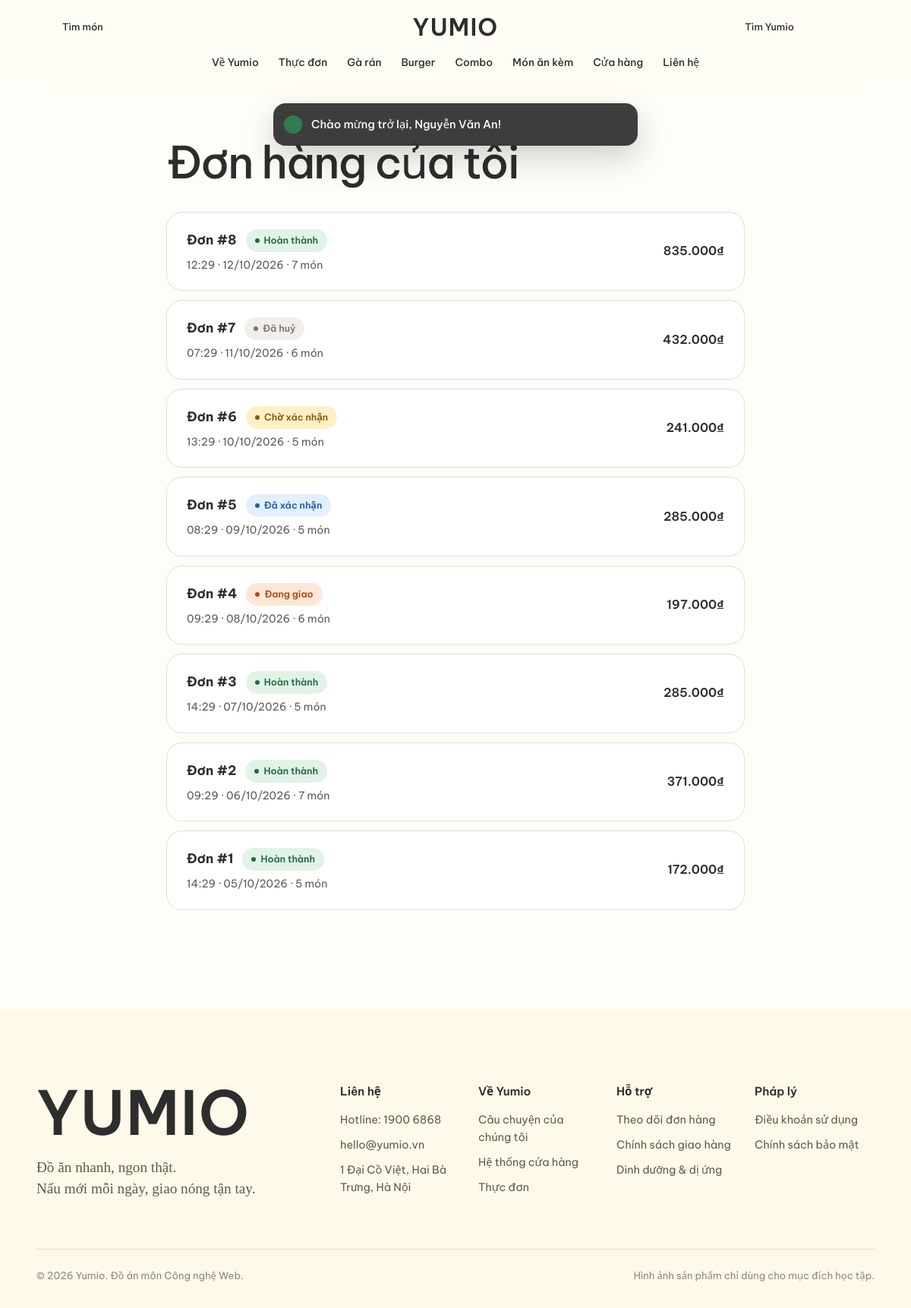
Page /orders (signed in) on the committed database.
### tables this page shows
CREATE TABLE categories (
    id          INT UNSIGNED AUTO_INCREMENT PRIMARY KEY,
    name        VARCHAR(100) NOT NULL,
    slug        VARCHAR(120) NOT NULL UNIQUE,
    description TEXT NULL,
    image       VARCHAR(255) NULL COMMENT 'Đường dẫn tính từ public/',
    color       CHAR(7) NOT NULL DEFAULT '#f9c94d' COMMENT 'Màu nền thẻ danh mục',
    sort_order  INT NOT NULL DEFAULT 0,
    created_at  TIMESTAMP NOT NULL DEFAULT CURRENT_TIMESTAMP
);

CREATE TABLE orders (
    id             INT UNSIGNED AUTO_INCREMENT PRIMARY KEY,
    user_id        INT UNSIGNED NOT NULL,
    receiver_name  VARCHAR(100) NOT NULL,
    phone          VARCHAR(20)  NOT NULL,
    address        VARCHAR(255) NOT NULL,
    note           TEXT NULL,
    subtotal       DECIMAL(12, 0) NOT NULL,
    shipping_fee   DECIMAL(12, 0) NOT NULL DEFAULT 0,
    total_amount   DECIMAL(12, 0) NOT NULL,
    payment_method ENUM('cod', 'bank') NOT NULL DEFAULT 'cod',
    status         ENUM('pending', 'confirmed', 'delivering', 'completed', 'cancelled') NOT NULL DEFAULT 'pending',
    created_at     TIMESTAMP NOT NULL DEFAULT CURRENT_TIMESTAMP,
    FOREIGN KEY (user_id) REFERENCES users(id) ON DELETE CASCADE
);

### app/Core/Controller.php (called while the page is built, shortened)
<?php
abstract class Controller
{
    protected function view(string $view, array $data = [], ?string $layout = 'main'): void
    {
        View::render($view, $data, $layout);
    }
}

### app/Controllers/OrderController.php (called while the page is built, shortened)
<?php
class OrderController extends Controller
{
    public function index(): void
    {
        $this->view('order/history', [
            'title'  => 'Đơn hàng của tôi',
            'orders' => Order::byUser((int) auth()['id']),
        ]);
    }
}

### public/index.php (called while the page is built, shortened)
<?php
require BASE_PATH . '/app/bootstrap.php';
$router = new App\Core\Router();
$router->dispatch($_SERVER['REQUEST_METHOD'], $_SERVER['REQUEST_URI']);

### app/bootstrap.php (called while the page is built, shortened)
<?php
spl_autoload_register(function (string $class): void {
    $prefix = 'App\\';
    $file = BASE_PATH . '/app/' . str_replace('\\', '/', substr($class, strlen($prefix))) . '.php';
});
require BASE_PATH . '/app/Helpers/functions.php';

### config/database.php (called while the page is built)
<?php
return [
    'host'     => getenv('DB_HOST') ?: '127.0.0.1',
    'port'     => (int) (getenv('DB_PORT') ?: 3306),
    'database' => getenv('DB_DATABASE') ?: 'yumio',
    'username' => getenv('DB_USERNAME') ?: 'root',
    'password' => getenv('DB_PASSWORD') ?: '',
    'charset'  => 'utf8mb4',
];

### app/Core/Database.php (called while the page is built, shortened)
<?php
class Database
{
    private static ?PDO $connection = null;
    public static function connection(): PDO
    {
        if (self::$connection === null) {
            $db = config('database');
            $dsn = "mysql:host={$db['host']};port={$db['port']};dbname={$db['database']};charset={$db['charset']}";
            self::$connection = new PDO($dsn, $db['username'], $db['password'], [
                PDO::ATTR_ERRMODE            => PDO::ERRMODE_EXCEPTION,
                PDO::ATTR_DEFAULT_FETCH_MODE => PDO::FETCH_ASSOC,
                PDO::ATTR_EMULATE_PREPARES   => false,
            ]);
        }
        return self::$connection;
    }
}

### app/Core/Model.php (called while the page is built, shortened)
<?php
abstract class Model
{
    protected static string $table;
    protected static function db(): PDO
    {
        return Database::connection();
    }
    public static function all(string $orderBy = 'id DESC'): array
    {
        return static::db()->query('SELECT * FROM ' . static::$table . ' ORDER BY ' . $orderBy)->fetchAll();
    }
}

### app/Models/Order.php (called while the page is built, shortened)
<?php
class Order extends Model
{
    public static function byUser(int $userId): array
    {
        $stmt = static::db()->prepare(
            'SELECT o.*, (SELECT SUM(quantity) FROM order_items WHERE order_id = o.id) AS item_count
             FROM orders o WHERE o.user_id = ? ORDER BY o.created_at DESC, o.id DESC'
        );
        $stmt->execute([$userId]);
        return $stmt->fetchAll();
    }
}

### app/Models/Category.php (called while the page is built, shortened)
<?php
class Category extends Model
{
    public static function ordered(): array
    {
        return static::all('sort_order ASC, id ASC');
    }
}

### app/Views/order/history.php (the view)
<div class="container container--narrow">
    <header class="page-head">
        <h1>Đơn hàng của tôi</h1>
    </header>
    <?php if (!$orders): ?>
        <div class="empty" style="padding-bottom: var(--section-space)">
            <h2 class="serif-title">Bạn chưa có đơn nào</h2>
            <p>Đơn hàng đầu tiên luôn là đơn đáng nhớ nhất. Bắt đầu thôi!</p>
            <a href="<?= url('/menu') ?>" class="btn btn--solid btn--lg">Xem thực đơn</a>
        </div>
    <?php else: ?>
        <div class="order-list">
            <?php foreach ($orders as $order): ?>
                <a href="<?= url('/orders/' . $order['id']) ?>" class="order-card">
                    <div>
                        <div class="order-card__head">
                            <strong>Đơn #<?= $order['id'] ?></strong>
                            <span class="status-pill status--<?= $order['status'] ?>"><?= e(App\Models\Order::STATUSES[$order['status']]) ?></span>
                        </div>
                        <p class="order-card__meta"><?= date('H:i · d/m/Y', strtotime($order['created_at'])) ?> · <?= (int) $order['item_count'] ?> món</p>
                    </div>
                    <span class="order-card__total"><?= format_price($order['total_amount']) ?></span>
                </a>
            <?php endforeach; ?>
        </div>
    <?php endif; ?>
</div>

### app/Core/Router.php (shortened to what this page needs)
<?php
class Router
{
    private array $routes = [];
    private function add(string $method, string $path, array $action, array $middlewares): void
    {
        $this->routes[$method][] = compact('pattern', 'action', 'middlewares');
    }
    public function dispatch(string $method, string $uri): void
    {
        $path = $this->normalizePath($uri);
        foreach ($this->routes[$method] ?? [] as $route) {
            if (!preg_match($route['pattern'], $path, $matches)) {
                continue;
            }
            $params = array_filter($matches, 'is_string', ARRAY_FILTER_USE_KEY);
            [$controller, $action] = $route['action'];
            (new $controller())->$action(...$params);
            return;
        }
    }
    private function normalizePath(string $uri): string
    {
        $path = parse_url($uri, PHP_URL_PATH) ?: '/';
        return rtrim($path, '/') ?: '/';
    }
}

### app/Views/partials/header.php (shortened to what this page needs)
<?php $navCategories = array_slice(App\Models\Category::ordered(), 0, 4); ?>
<header class="site-header" data-header>
    <div class="header-top">
        <div class="header-side">
            <a href="<?= url('/search') ?>" class="header-link header-link--search">
                <?= icon('search', 18) ?><span>Tìm món</span>
            </a>
        </div>
        <a href="<?= url('/') ?>" class="logo" aria-label="Yumio – Trang chủ">YUMIO</a>
        <div class="header-side header-side--end">
            <a href="<?= url('/stores') ?>" class="header-link header-link--store">
                <?= icon('pin', 18) ?><span>Tìm Yumio</span>
            </a>
            <?php if (auth()): ?>
                <details class="account-menu" data-popover>
                    <summary class="icon-btn" aria-label="Tài khoản"><?= icon('user', 20) ?></summary>
                </details>
            <?php else: ?>
                <a href="<?= url('/login') ?>" class="icon-btn" aria-label="Đăng nhập"><?= icon('user', 20) ?></a>
            <?php endif; ?>
            <a href="<?= url('/cart') ?>" class="icon-btn cart-link" data-cart-link aria-label="Giỏ hàng">
                <?= icon('bag', 21) ?>
            </a>
        </div>
    </div>
    <nav class="header-nav" aria-label="Điều hướng chính">
        <a href="<?= url('/about') ?>" class="<?= is_active('/about') ? 'is-active' : '' ?>">Về Yumio</a>
        <a href="<?= url('/menu') ?>" class="<?= current_path() === '/menu' ? 'is-active' : '' ?>">Thực đơn</a>
        <?php foreach ($navCategories as $navCategory): ?>
            <a href="<?= url('/menu/' . $navCategory['slug']) ?>" class="<?= is_active('/menu/' . $navCategory['slug']) ? 'is-active' : '' ?>"><?= e($navCategory['name']) ?></a>
        <?php endforeach; ?>
        <a href="<?= url('/stores') ?>" class="<?= is_active('/stores') ? 'is-active' : '' ?>">Cửa hàng</a>
        <a href="#lien-he">Liên hệ</a>
    </nav>
</header>

### rows in the picture
categories: name "Gà rán"
categories: name "Burger"
categories: name "Combo"
categories: name "Món ăn kèm"
orders: id "8", status "Hoàn thành", created_at "12:29 · 12/10/2026", item_count "7", total_amount "835.000₫"
orders: id "7", status "Đã huỷ", created_at "07:29 · 11/10/2026", item_count "6", total_amount "432.000₫"
orders: id "6", status "Chờ xác nhận", created_at "13:29 · 10/10/2026", item_count "5", total_amount "241.000₫"
orders: id "5", status "Đã xác nhận", created_at "08:29 · 09/10/2026", item_count "5", total_amount "285.000₫"
orders: id "4", status "Đang giao", created_at "09:29 · 08/10/2026", item_count "6", total_amount "197.000₫"
orders: id "3", status "Hoàn thành", created_at "14:29 · 07/10/2026", item_count "5", total_amount "285.000₫"
orders: id "2", status "Hoàn thành", created_at "09:29 · 06/10/2026", item_count "7", total_amount "371.000₫"
orders: id "1", status "Hoàn thành", created_at "14:29 · 05/10/2026", item_count "5", total_amount "172.000₫"

### other values in the picture
$message "Chào mừng trở lại, Nguyễn Văn An!"
